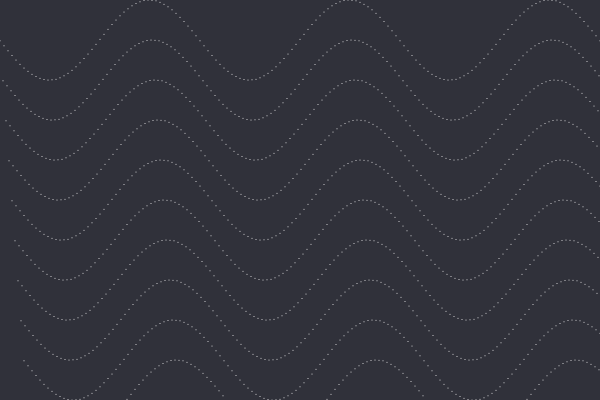
Frame 1 (no input)
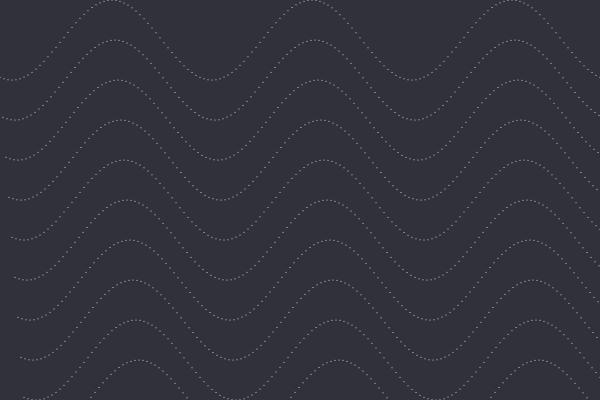
Frame 60 (no input)
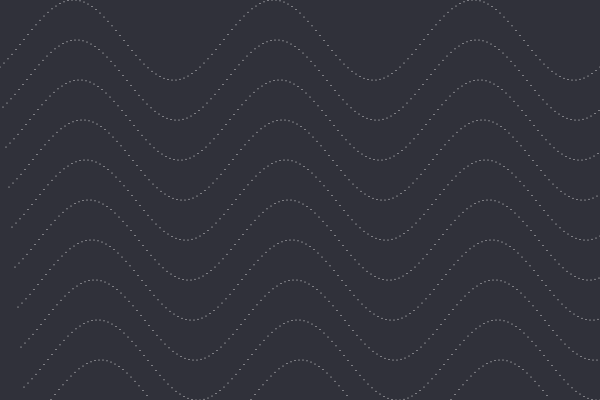
Frame 120 (the mouse pressed at the canvas centre since frame 60)

The p5.js sketch that drew these frames (run headless with seeded random() and noise() and a simulated clock; from frame 60 on, the mouse is pressed at the canvas centre):

// p5.js sketch
// ── sketch.js
const width = 600,
  height = 400;

let wavesCount = 10;
let waves = [];

let wavesAmplitude,
  wavesWidth,
  wavesXSpacing,
  wavesPeriod,
  wavesVelocity,
  wavesAcceleration;

let noiseOffset = 0;
let noiseIncrease = 0.02;

function setup() {
  createCanvas(width, height);

  wavesWidth = width * 2;
  wavesAmplitude = height / wavesCount;
  wavesXSpacing = 4;

  wavesVelocity = createVector(0);
  // wavesAcceleration = createVector(0.01, 0.01);

  for (let i = 0; i < wavesCount; i++) {
    waves[i] = new Wave({
      width: wavesWidth + 30,
      amplitude: wavesAmplitude,
      xspacing: wavesXSpacing,
      theta: 0,
      renderMode: RenderModes.Circle,
      velocity: createVector(i * 3),
      index: i,
      period: 200,
      ellipseRadius: 1,
    });
  }
}

function draw() {
  background("#30313a");

  translate(0, -height / 2);
  waves.forEach((wave, i) => {
    translate(0, height / wavesCount);

    wave.calc();

    wave.render();
  });
}

// ── style.css
:root {
  --clr-bg: #30313a;
  --clr-fg: #ffe8ec;
}

html,
body {
  margin: 0;
  padding: 0;
}

body {
  min-height: 100vh;
  display: grid;
  place-items: center;
  background-color: var(--clr-bg);
}

canvas {
  display: block;
}

// ── wave.js
const RenderModes = {
  Circle: 0,
  Shape: 1,
};

class Wave {
  constructor({
    width,
    xspacing = 6,
    theta = 0.0,
    amplitude = 75.0,
    period = 500.0,
    velocity = createVector(0, 0),
    acceleration = createVector(0, 0),
    renderMode = RenderModes.Circle,
    ellipseRadius = 2,
    index,
  }) {
    this.w = width + 16; // Width of entire wave
    this.dx = (TWO_PI / period) * xspacing; // Value for incrementing x
    this.yvalues = new Array(floor(this.w / xspacing)); // Using an array to store height values for the wave

    this.xspacing = xspacing; // Distance between each horizontal location
    this.theta = theta; // Start angle at 0
    this.amplitude = amplitude; // Height of wave
    this.period = period; // How many pixels before the wave repeats
    this.velocity = velocity;
    this.acceleration = acceleration;

    this.index = index;
    this.renderMode = renderMode;

    this.ellipseRadius = ellipseRadius;

    this.noiseOffset = 0;
  }

  calc() {
    // Increment theta (try different values for 'angular velocity' here)
    this.theta += 0.02;

    // For every x value, calculate a y value with sine function
    let x = this.theta;
    for (let i = 0; i < this.yvalues.length; i++) {
      this.yvalues[i] = sin(x) * this.amplitude;
      x += this.dx;
    }
  }

  render() {
    // A simple way to draw the wave with an ellipse at each location
    switch (this.renderMode) {
      case RenderModes.Circle:
        this.renderEllipses();
        break;
      case RenderModes.Shape:
        this.renderShape();
        break;
    }
  }

  renderEllipses() {
    noStroke();
    fill(255);

    for (let x = 0; x < this.yvalues.length; x++) {
      let position = createVector(
        x * this.xspacing,
        height / 2 + this.yvalues[x]
      );

      position.add(this.velocity);

      // position.y += map(distanceToMouse, 0, maxDistance, 0, 50);

      ellipse(position.x, position.y, this.ellipseRadius, this.ellipseRadius);
    }
  }

  renderShape() {
    noFill();
    stroke("#ffe8ec");

    beginShape();

    for (let x = 0; x < this.yvalues.length; x++) {
      vertex(x * this.xspacing, height / 2 + this.yvalues[x]);
    }

    endShape();
  }

  setAmplitude(amplitude) {
    this.amplitude = amplitude;
  }

  setVelocity(x, y) {
    this.velocity = createVector(x, y);
  }

  setAcceleration(x, y) {
    this.acceleration = createVector(x, y);
  }
}
